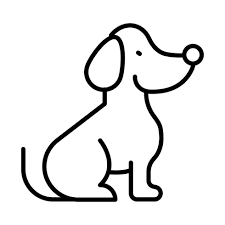
#> input picture data/imagens/cachorro.png, 225 x 225 px; its folder holds only this picture in this run
$ python main.py
#> lines starting #> are read from the running program, lines starting #| are printed output that depends on the picture; after the words box and inside, x2 and y2 are one past the last pixel; in counts of white or black regions, pixels touching at a corner belong together
### src/common/coordenadas_desenho.py
import cv2

class Desenho():

    def extraiCoordenadas(self, nome_imagem: str):

        #img = cv2.imread(f"../../data/imagens/{nome_imagem}") # Utilizar esse path quando rodar ESSE arquivo
        img = cv2.imread(f"data/imagens/{nome_imagem}")
        gray = cv2.cvtColor(img, cv2.COLOR_BGR2GRAY)
        _, thresh = cv2.threshold(gray, 127, 255, cv2.THRESH_BINARY_INV)

        contours, _ = cv2.findContours(
            thresh,
            cv2.RETR_LIST,
            cv2.CHAIN_APPROX_NONE
        )

        return contours

    # [12 lines left out: function redesenhaImagem, not called in this run]


    def calcula_limites_pixel(self, coordenadas):
        xs = []
        ys = []

        for contour in coordenadas:
            for point in contour:
                x, y = point[0]
                xs.append(x)
                ys.append(y)

        return min(xs), max(xs), min(ys), max(ys)


    def pixel_para_real(self, coordenadas, largura_real_cm):
        x_min, x_max, y_min, y_max = self.calcula_limites_pixel(coordenadas)

        largura_px = x_max - x_min
        escala = largura_real_cm / largura_px

        coordenadas_reais = []

        for contour in coordenadas:
            novo_contorno = []

            for point in contour:
                x_px, y_px = point[0]

                x_real = round((x_px - x_min) * escala,2)
                y_real = round((y_px - y_min) * escala,2)

                novo_contorno.append((x_real, y_real))

            coordenadas_reais.append(novo_contorno)

        return coordenadas_reais

# [12 lines that do not run on import are left out]

### src/common/plotter.py
import math

class Plotter():

    def __init__(self, distancia_motores: float, raio_carretel: float, passos_por_volta: int):
        self.distancia_motores = distancia_motores
        self.raio_carretel = raio_carretel
        self.passos_por_volta = passos_por_volta

    def calcula_comprimentos(self, x: float, y: float):
        l_esquerda = math.sqrt(x ** 2 + y ** 2)
        l_direita = math.sqrt((self.distancia_motores - x) ** 2 + y ** 2)

        return l_esquerda, l_direita

    def comprimento_para_passos(self, delta_comprimento: float, raio_carretel: float) -> int:
        passos_por_volta = 200
        comprimento_por_volta = 2 * math.pi * raio_carretel
        comprimento_por_passo = comprimento_por_volta / passos_por_volta
        passos = delta_comprimento / comprimento_por_passo

        return round(passos)

    def calcula_passos_entre_pontos(self, ponto_atual, ponto_destino):
        x_atual, y_atual = ponto_atual
        x_destino, y_destino = ponto_destino

        l1_atual, l2_atual = self.calcula_comprimentos(x_atual, y_atual)
        l1_destino, l2_destino = self.calcula_comprimentos(x_destino, y_destino)

        delta_l1 = l1_destino - l1_atual
        delta_l2 = l2_destino - l2_atual

        passos_l1 = self.comprimento_para_passos(delta_l1, self.raio_carretel)
        passos_l2 = self.comprimento_para_passos(delta_l2, self.raio_carretel)

        return passos_l1, passos_l2

### main.py
from src.common.coordenadas_desenho import Desenho
from src.common.plotter import Plotter
from env import Env
import cv2
import serial
import time


desenho = Desenho()
Env = Env()

imagem = "cachorro.png"

img = cv2.imread(f"data/imagens/{imagem}")
#> img is the input picture: shape (225, 225, 3); min 0, max 255, mean 235.3

coordenadas_pixel = desenho.extraiCoordenadas(nome_imagem="cachorro.png")
#> in extraiCoordenadas, `_, thresh = cv2.threshold(gray, 127, 255, cv2.THRESH_BINARY_INV)`:
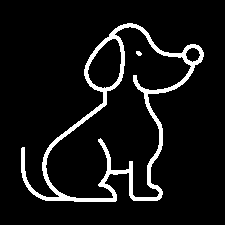
#> thresh: shape (225, 225); 7.5% white; 2 white regions
#> in extraiCoordenadas, `contours, _ = cv2.findContours( thresh, cv2.RETR_LIST, cv2.CHAIN_APPRO..`: contours = 5 contours, 1 with area under 20; largest, box (x1, y1, x2, y2) and area: (21, 23, 204, 202) 15204, (45, 26, 192, 199) 10868, (87, 38, 122, 89) 1200, (185, 47, 201, 63) 158
#> coordenadas_pixel has the same summary as contours in extraiCoordenadas
coordenadas_reais = desenho.pixel_para_real(coordenadas_pixel, largura_real_cm=20)
#> the loop in calcula_limites_pixel, `for contour in coordenadas:` made 5 passes
#> after the loop in calcula_limites_pixel, `for contour in coordenadas:`: xs = 1631 values, max 203 at index 1542, min 21 at index 1136, mean 115.7; ys = 1631 values, max 201 at index 1223, min 23 at index 864, mean 123.7
#> in pixel_para_real, `x_min, x_max, y_min, y_max = self.calcula_limites_pixel(coordenadas)`: x_min = 21; x_max = 203; y_min = 23; y_max = 201
#> in pixel_para_real, `largura_px = x_max - x_min`: largura_px = 182
#> in pixel_para_real, `escala = largura_real_cm / largura_px`: escala = 0.11
#> the loop in pixel_para_real, `for contour in coordenadas:` made 5 passes
#> after the loop in pixel_para_real, `for contour in coordenadas:`: coordenadas_reais = 5 items
#> coordenadas_reais = 5 items

plotter = Plotter(distancia_motores=Env.DISTANCIA_MOTORES, raio_carretel=Env.RAIO_CARRETEL, passos_por_volta=200)

arduino = serial.Serial(Env.COM, 9600)
time.sleep(2)

posicao_atual = Env.POSICAO_INCIAL

for contour in coordenadas_reais:

    for ponto_destino in contour:

        passos_esq, passos_dir = plotter.calcula_passos_entre_pontos(posicao_atual, ponto_destino)

        mensagem = f"{passos_esq} {passos_dir}\n"

        arduino.write(mensagem.encode())

        print(f"Destino: {ponto_destino}")
        print(f"Enviado: {mensagem.strip()}")

        resposta = arduino.readline().decode().strip()
        print(f"Arduino: {resposta}")

        posicao_atual = ponto_destino
#> this loop made 5 passes
#> (printed output is left out)

arduino.close()
